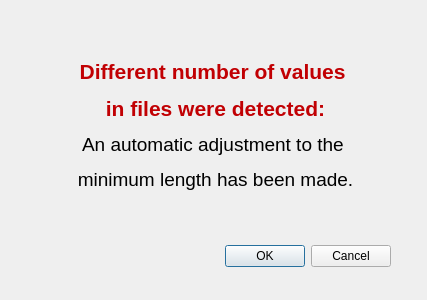
<?xml version="1.0" encoding="UTF-8"?>
<ui version="4.0">
 <class>DifferendFileLengthError</class>
 <widget class="QDialog" name="DifferendFileLengthError">
  <property name="geometry">
   <rect>
    <x>0</x>
    <y>0</y>
    <width>427</width>
    <height>300</height>
   </rect>
  </property>
  <property name="windowTitle">
   <string>Differend File Length Warning</string>
  </property>
  <widget class="QDialogButtonBox" name="buttonBox">
   <property name="geometry">
    <rect>
     <x>50</x>
     <y>240</y>
     <width>341</width>
     <height>32</height>
    </rect>
   </property>
   <property name="orientation">
    <enum>Qt::Horizontal</enum>
   </property>
   <property name="standardButtons">
    <set>QDialogButtonBox::Cancel|QDialogButtonBox::Ok</set>
   </property>
  </widget>
  <widget class="QLabel" name="label">
   <property name="geometry">
    <rect>
     <x>10</x>
     <y>30</y>
     <width>411</width>
     <height>191</height>
    </rect>
   </property>
   <property name="text">
    <string>&lt;html&gt;&lt;head/&gt;&lt;body&gt;&lt;p align=&quot;center&quot;&gt;&lt;a name=&quot;result_box&quot;/&gt;&lt;span style=&quot; font-size:16pt; font-weight:600; color:#c10003;&quot;&gt;D&lt;/span&gt;&lt;span style=&quot; font-size:16pt; font-weight:600; color:#c10003;&quot;&gt;ifferent number of values &lt;/span&gt;&lt;/p&gt;&lt;p align=&quot;center&quot;&gt;&lt;span style=&quot; font-size:16pt; font-weight:600; color:#c10003;&quot;&gt;in files were detected:&lt;/span&gt;&lt;/p&gt;&lt;p align=&quot;center&quot;&gt;&lt;a name=&quot;result_box&quot;/&gt;&lt;span style=&quot; font-size:14pt;&quot;&gt;A&lt;/span&gt;&lt;span style=&quot; font-size:14pt;&quot;&gt;n automatic adjustment to the &lt;/span&gt;&lt;/p&gt;&lt;p align=&quot;center&quot;&gt;&lt;span style=&quot; font-size:14pt;&quot;&gt;minimum length has been made.&lt;/span&gt;&lt;/p&gt;&lt;/body&gt;&lt;/html&gt;</string>
   </property>
  </widget>
 </widget>
 <resources/>
 <connections>
  <connection>
   <sender>buttonBox</sender>
   <signal>accepted()</signal>
   <receiver>DifferendFileLengthError</receiver>
   <slot>accept()</slot>
   <hints>
    <hint type="sourcelabel">
     <x>248</x>
     <y>254</y>
    </hint>
    <hint type="destinationlabel">
     <x>157</x>
     <y>274</y>
    </hint>
   </hints>
  </connection>
  <connection>
   <sender>buttonBox</sender>
   <signal>rejected()</signal>
   <receiver>DifferendFileLengthError</receiver>
   <slot>reject()</slot>
   <hints>
    <hint type="sourcelabel">
     <x>316</x>
     <y>260</y>
    </hint>
    <hint type="destinationlabel">
     <x>286</x>
     <y>274</y>
    </hint>
   </hints>
  </connection>
 </connections>
</ui>
